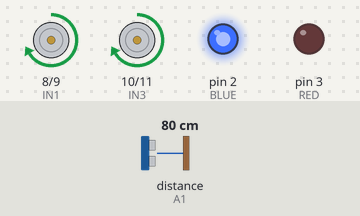
Bench run of a sketch on a simulated Arduino Uno, built with avr-gcc and run on an emulated ATmega328P. Parts: motor-driver pin pairs drawn as motors (green arrow = first pin HIGH = forward, orange = second pin HIGH = backward, longer = more drive, scaled by the enable pin), output pins drawn as LEDs (lit = HIGH). Wiring (inferred from the names in the program): ultrasonic range finder: trigger A0; echo A1. Dashed ring = blinking. The test bench sets the inputs (shaded band); at power-on: distance to the obstacle (sensor on A1) 80 cm. The echo pulse lasts 58.3 µs per cm; random numbers use the default seed unless the sketch sets one; pins used as bus, display or sensor lines are not drawn.

Above: at 4.2 s.
4.3 s: distance to the obstacle (sensor on A1) set to 22 cm
5.8 s: distance to the obstacle (sensor on A1) set to 18 cm
At 6.4 s:
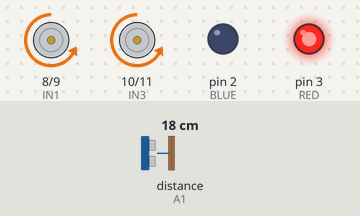
At 10.1 s:
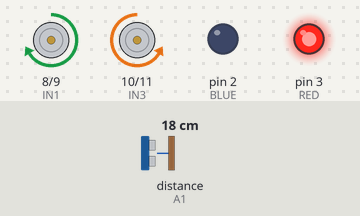
10.8 s: distance to the obstacle (sensor on A1) set to 2 cm
At 11.27 s:
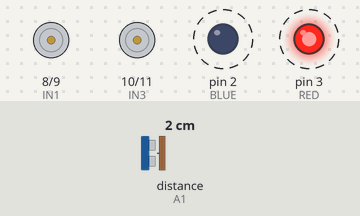
Timing chart, 0 to 14.8 s (numbered marks = the images above; inputs shaded):
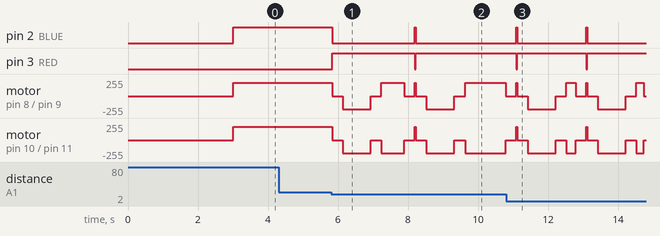

The sketch:

wandering_robot.ino
```cpp
const int ENA = 5, IN1 = 8, IN2 = 9;    // left motor
const int ENB = 6, IN3 = 10, IN4 = 11;  // right motor
const int TRIG = A0, ECHO = A1;
const int BLUE = 2, RED = 3;

const int SPEED = 200; // (0-255)
const int TURN_SPEED = 200; // (0-255)
const int STOP_CM = 20; // sensor sensitivity before triggers anything
const int BACKUP_MS = 800; // how long to back up
const float MS_PER_DEG = 4.0;  // just a rough guess, it's close enough. in theory should be calibrated reguarly. doesnt really matter for any of this yet. im sure will be annoying to be consistent w. our current cardboard setup and could become important depending on what we start doing.

void setMotors(int left, int right) {
  // this function takes two ints, -255 to 255, and sets the motors as needed
  // IN1 and IN2 are the two direction parts of motor A. They can recieve either 5v or ground -
  // 5v, GND means motor goes one way; GND, 5v means go the other way, so this takes the signs of the ints given,
  // and then also used the mag for ENA, which connects to the motor's third pin, and defines the speed, in whatever dir.

  // setMotors(255, -255) turns cw currently.
  digitalWrite(IN1, left > 0);  digitalWrite(IN2, left < 0);
  digitalWrite(IN3, right > 0); digitalWrite(IN4, right < 0);
  // the left > 0 or right < 0 etc is evaluated to a boolean, which is interpreted as HIGH / LOW, same as 0 or 1.

  analogWrite(ENA, abs(left));  analogWrite(ENB, abs(right));
}

float readCm() {
  digitalWrite(TRIG, LOW);  delayMicroseconds(2); // prep needed to sense

  digitalWrite(TRIG, HIGH); delayMicroseconds(10);
  digitalWrite(TRIG, LOW);  // while TRIG is HIGH, it's sending a sound pulse, so this sends a 10 microsecond pulse out
  // the rest of the process is done automatically by the sensor's chip - it sends out more signals, and then also listens for them to return.

  long d = pulseIn(ECHO, HIGH, 30000);
  // pulseIn measures how long it was high for - ECHO should be high until the sensor hears something bounce back, and then go low. the 30,000 is a timeout of 30,000 milliseconds at which point it returns 0

  return (d == 0) ? 999 : d * 0.0343 / 2;
  // and then here we convert the time in microseconds to distance in cm
  // if d==0, sensor heard nothing so 999cm is subbed in
  // else, sound travels at ~343 m/s, or .0343 cm / microsecconds, and then / 2 because it travels there and back!
}

void setup() {
  // setup() is run once. everything below is just boilerplate, delay(3000) means it doesnt do anything for 3 seconds on startup
  int outs[] = {ENA, IN1, IN2, ENB, IN3, IN4, TRIG, BLUE, RED};
  for (int i = 0; i < 9; i++) pinMode(outs[i], OUTPUT);
  pinMode(ECHO, INPUT);
  randomSeed(analogRead(A2));
  // A2 is not connected to anything, so we use it to seed the random-ness b/c it's just noise. unseeded cpp would behave the same each time
  delay(3000);
}

void loop() {
  if (readCm() < STOP_CM) {
    // if sensor sees something close in front of it:
    digitalWrite(BLUE, LOW);
    digitalWrite(RED, HIGH);
    // i use blue = moving forward, red = stopping or reversing or turning

    setMotors(0, 0); // stop motors
    delay(300);
    setMotors(-SPEED, -SPEED); // go backwards
    delay(BACKUP_MS);
    setMotors(0, 0); // stop
    delay(300);

    int deg = random(45, 316);
    setMotors(TURN_SPEED, -TURN_SPEED); // spin in place (rn this is clockwise)
    delay(deg * MS_PER_DEG); // deg * (ms/deg) = ms, so this is how many ms to wait before it has turned deg degrees
    setMotors(0, 0); // stop
    delay(300);
    digitalWrite(RED, LOW);
  }
  digitalWrite(BLUE, HIGH); // blue LED = going forward
  setMotors(SPEED, SPEED); // onwards and upwards
  delay(30);
}
```

Measured:
- the behaviour switches between 21 and 20 cm on distance to the obstacle (sensor on A1) (found by bisection; images 0 and 1)
- after the input at 4.3 s, every drawn part: stays the same
- after the input at 5.8 s, pin 2 (BLUE): HIGH → LOW at once, → HIGH 2.4 s later, → LOW 0.03 s later; pin 3 (RED): LOW → HIGH at once, → LOW 2.4 s later, → HIGH 0.03 s later
